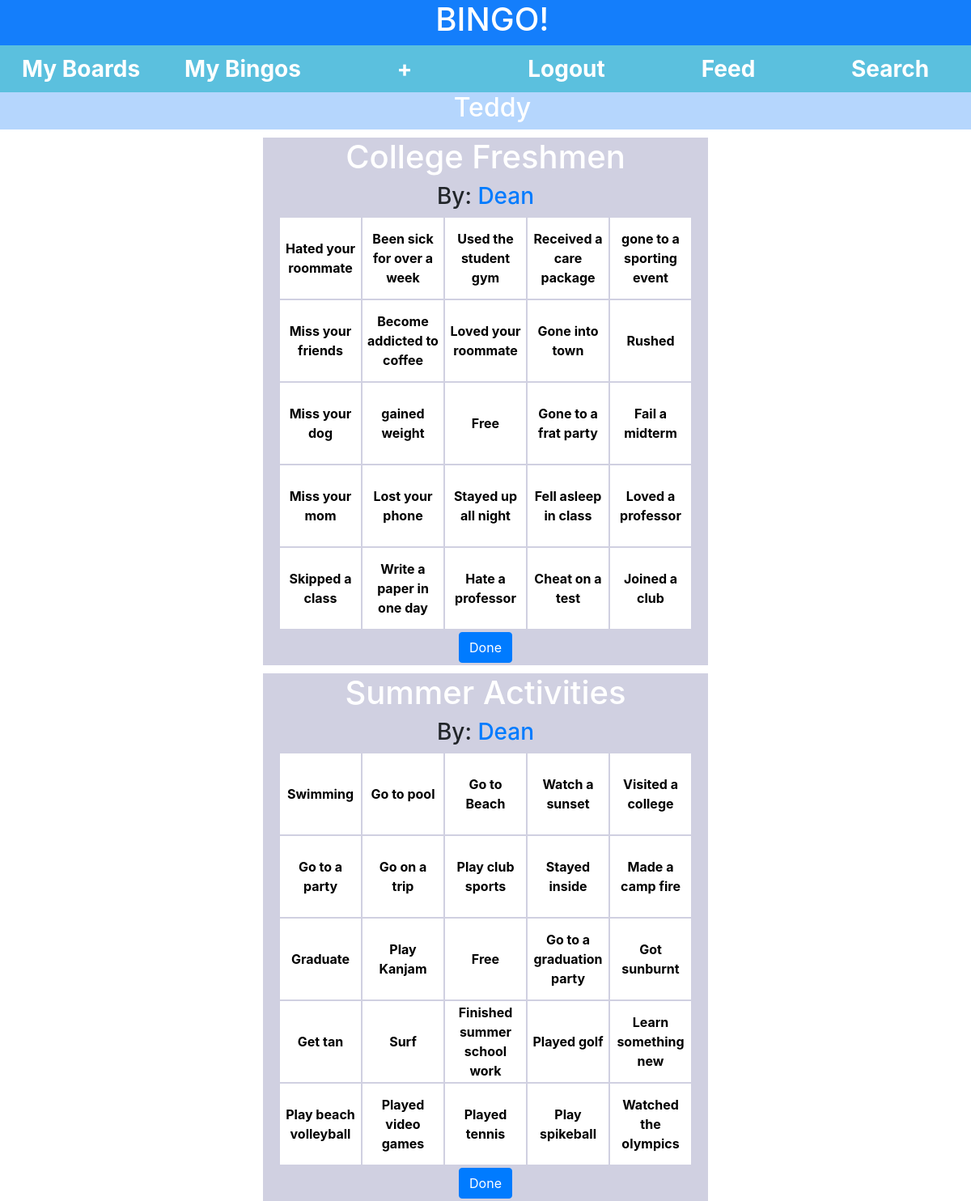
Screenshot of /feed (signed in) with the database file from the repository.
### main/models.py (models this page shows, shortened)
class Board(models.Model):
    info = models.CharField(
        default = "",
        max_length = 10000
    )
    userid = models.IntegerField(
        default = 0,
        null=True,
        blank=True
    )
    username = models.CharField(
        default = "",
        max_length = 10000
    )
    time = models.IntegerField(
        default = 0,
        null=True,
        blank=True
    )
    name = models.CharField(
        default = "",
        max_length = 30
    )
    def getInfo(self):
        board = [[], [], [], [], []]
        info = self.info
        for i in range(0,5):
            for j in range(0,5):
                board[i].append(info[0:(info.find(','))])
                info = info[(info.find(',')+1):]
        return(board)

### main/views.py (the view)
# urls.py: path('feed', views.feed, name="feed"),
def feed(request):
    posts = []
    boards = []
    following = json.loads(Profile.objects.get(userid = request.user.id).following)["following"]
    for id in following:
        for board in (Board.objects.filter(userid = id)):
            boards.append(board)
    length = len(boards)
    for i in range(0, length):
        for board in boards:
            max = 0
            maxindex = 0
            if board.time > max:
                max = board.time
                maxindex = boards.index(board)
        posts.append(boards[maxindex])
        boards.remove(boards[maxindex])
    context = {
        "boardlist": posts
    }
    return render(request, "main/feed.html", context)

### main/templates/main/feed.html (shortened to what this page needs)
{% extends 'main/profile.html' %}
{% block body %}
  {% for board in boardlist %}
  <div class="allboards">
    <div class="wholeboard">
      <h1>{{board.name}}</h1>
      <h3>By: <a href="http://127.0.0.1:8000/boards/{{board.username}}">{{board.username}}</a></h3>
      <table class="boards">
        {% for row in board.getInfo %}
          <tr>
            {% for item in row %}
                <td><div class="square"><button class="button" type="{{board.id}}" onclick="alternate(this)" name="{{item}}">{{item}}</button> </div></td>
            {% endfor %}
          </tr>
        {% endfor %}
      </table>
      <div class="bottombuttons">
        <button class="btn btn-primary" type="button" name="{{board.name}}" onclick="done(this)">Done</button>
    </div>
  </div>
</div>
  {% endfor %}
{% endblock %}

### main/templates/main/profile.html (shortened to what this page needs)
<!DOCTYPE html>
<html lang="en" dir="ltr">
  <head>
    {% load static %}
    <link rel="stylesheet" type="text/css" href="{% static 'boards.css' %}">
    <link rel="stylesheet" type="text/css" href="{% static 'styles.css' %}">
    <link rel="stylesheet" href="https://stackpath.bootstrapcdn.com/bootstrap/4.3.1/css/bootstrap.min.css">
  </head>
  <body>
    <div class="container-fluid">
      <div class="row" id = "sitename">
        <div class="col-sm">
          <h1>BINGO!</h1>
        </div>
      </div>
      <div class="row" id="navbar">
        <div class="col-sm">
          <a class="my" href="{% url 'boards' %}">My Boards</a>
        </div>
        <div class="col-sm">
          <a class="my" href="{% url 'showbingos' %}">My Bingos</a>
        </div>
        <div class="col-sm">
          <a class="my" href="{% url 'boardmaker' %}">+</a>
        </div>
        <div class="col-sm">
          <a class="my" href="{% url 'logout' %}">Logout</a>
        </div>
        <div class="col-sm">
          <a class="my" href="{% url 'feed' %}">Feed</a>
        </div>
        <div class="col-sm">
          <a class="my" href="{% url 'search' %}">Search</a>
        </div>
      </div>
      <div class="row" id = "username">
        <div class="col-sm">
          <h2>{{user.username}}</h2>
        </div>
      </div>
    </div>
    <center>
      {% block body %}
      {% endblock %}
    </center>
  </body>
</html>

### main/static/boards.css (style rules this page uses)
.square button { height:100px; width: 100px; background: white; color: black; font-weight: bold; border: 0px solid black; }
.square { height: 100px; width: 100px; }

### main/static/styles.css (style rules this page uses)
#sitename { width: 104%; color: white; background-color: #147EFB; padding-left: 0px; padding-right: 0px; }
#navbar div { padding-top: 8px; padding-bottom: 8px; background-color: #5bc0de; }
#navbar a { color: white; }
#username { width: 104%; background-color: #b5d6fd; color: white; }
.col-sm { text-align: center; }
.col-sm .my { color: black; font-size: 28px; font-weight: bold; }
.wholeboard { width: 550px; background: #d0d0e1; }
.allboards { padding-top: 10px; }
.bottombuttons { padding-top: 3px; padding-bottom: 3px; }
.wholeboard h1 { color: white; }

### rows the page displays
Board: name "College Freshmen", username "Dean", row "Hated your roommate" "Been sick for over a week" "Used the student gym" "Received a care package" "gone to a sporting event" "Miss your friends" "Become addicted to coffee" "Loved your roommate" "Gone into town" "Rushed" "Miss your dog" "gained weight" "Free" "Gone to a frat party" "Fail a midterm" "Miss your mom" "Lost your phone" "Stayed up all night" "Fell asleep in class" "Loved a professor" "Skipped a class" "Write a paper in one day" "Hate a professor" "Cheat on a test" "Joined a club"
Board: name "Summer Activities", username "Dean", row "Swimming" "Go to pool" "Go to Beach" "Watch a sunset" "Visited a college" "Go to a party" "Go on a trip" "Play club sports" "Stayed inside" "Made a camp fire" "Graduate" "Play Kanjam" "Free" "Go to a graduation party" "Got sunburnt" "Get tan" "Surf" "Finished summer school work" "Played golf" "Learn something new" "Play beach volleyball" "Played video games" "Played tennis" "Play spikeball" "Watched the olympics"

### other values shown
{{ user.username }} "Teddy"
